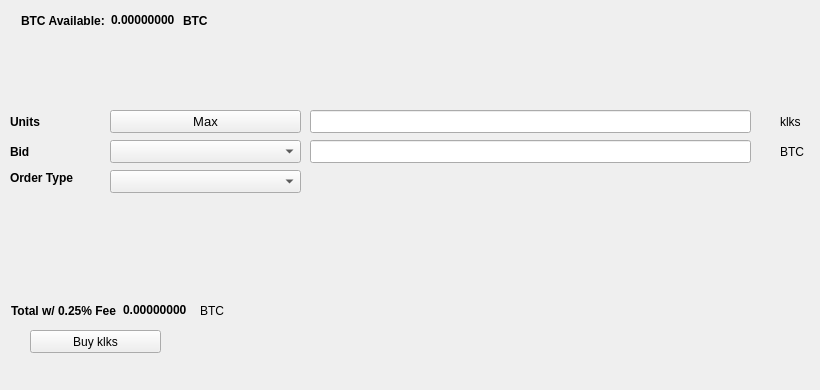
   <widget class="QWidget" name="BuyTab">
    <attribute name="title">
     <string>Buy</string>
    </attribute>
    <widget class="QPushButton" name="Buyklks">
     <property name="geometry">
      <rect>
       <x>30</x>
       <y>330</y>
       <width>131</width>
       <height>23</height>
      </rect>
     </property>
     <property name="text">
      <string>Buy klks</string>
     </property>
     <property name="icon">
      <iconset resource="../klks.qrc">
       <normaloff>:/icons/bitcoin</normaloff>:/icons/bitcoin</iconset>
     </property>
    </widget>
    <widget class="QLabel" name="label_3">
     <property name="geometry">
      <rect>
       <x>10</x>
       <y>110</y>
       <width>46</width>
       <height>23</height>
      </rect>
     </property>
     <property name="font">
      <font>
       <weight>75</weight>
       <bold>true</bold>
      </font>
     </property>
     <property name="text">
      <string>Units</string>
     </property>
    </widget>
    <widget class="QLineEdit" name="UnitsInput">
     <property name="geometry">
      <rect>
       <x>310</x>
       <y>110</y>
       <width>441</width>
       <height>23</height>
      </rect>
     </property>
     <property name="font">
      <font>
       <pointsize>9</pointsize>
       <weight>75</weight>
       <bold>true</bold>
      </font>
     </property>
    </widget>
    <widget class="QLineEdit" name="BuyBidPriceEdit">
     <property name="geometry">
      <rect>
       <x>310</x>
       <y>140</y>
       <width>441</width>
       <height>23</height>
      </rect>
     </property>
     <property name="font">
      <font>
       <pointsize>9</pointsize>
       <weight>75</weight>
       <bold>true</bold>
      </font>
     </property>
    </widget>
    <widget class="QLabel" name="label_4">
     <property name="geometry">
      <rect>
       <x>780</x>
       <y>110</y>
       <width>31</width>
       <height>23</height>
      </rect>
     </property>
     <property name="text">
      <string>klks</string>
     </property>
    </widget>
    <widget class="QLabel" name="label_5">
     <property name="geometry">
      <rect>
       <x>780</x>
       <y>140</y>
       <width>31</width>
       <height>23</height>
      </rect>
     </property>
     <property name="text">
      <string>BTC</string>
     </property>
    </widget>
    <widget class="QLabel" name="label_6">
     <property name="geometry">
      <rect>
       <x>10</x>
       <y>140</y>
       <width>46</width>
       <height>23</height>
      </rect>
     </property>
     <property name="font">
      <font>
       <weight>75</weight>
       <bold>true</bold>
      </font>
     </property>
     <property name="text">
      <string>Bid</string>
     </property>
    </widget>
    <widget class="QLabel" name="label_7">
     <property name="geometry">
      <rect>
       <x>10</x>
       <y>170</y>
       <width>91</width>
       <height>16</height>
      </rect>
     </property>
     <property name="font">
      <font>
       <weight>75</weight>
       <bold>true</bold>
      </font>
     </property>
     <property name="text">
      <string>Order Type</string>
     </property>
    </widget>
    <widget class="QPushButton" name="Buy_Max_Amount">
     <property name="geometry">
      <rect>
       <x>110</x>
       <y>110</y>
       <width>191</width>
       <height>23</height>
      </rect>
     </property>
     <property name="font">
      <font>
       <pointsize>10</pointsize>
      </font>
     </property>
     <property name="text">
      <string>Max</string>
     </property>
    </widget>
    <widget class="QComboBox" name="BuyBidcomboBox">
     <property name="geometry">
      <rect>
       <x>110</x>
       <y>140</y>
       <width>191</width>
       <height>23</height>
      </rect>
     </property>
     <property name="font">
      <font>
       <pointsize>10</pointsize>
      </font>
     </property>
    </widget>
    <widget class="QComboBox" name="buyOrdertypeCombo">
     <property name="geometry">
      <rect>
       <x>110</x>
       <y>170</y>
       <width>191</width>
       <height>23</height>
      </rect>
     </property>
     <property name="font">
      <font>
       <pointsize>10</pointsize>
      </font>
     </property>
    </widget>
    <widget class="QWidget" name="layoutWidget1">
     <property name="geometry">
      <rect>
       <x>21</x>
       <y>11</y>
       <width>227</width>
       <height>19</height>
      </rect>
     </property>
     <layout class="QHBoxLayout" name="horizontalLayout_3">
      <item>
       <widget class="QLabel" name="label232">
        <property name="font">
         <font>
          <weight>75</weight>
          <bold>true</bold>
         </font>
        </property>
        <property name="text">
         <string>BTC Available:</string>
        </property>
       </widget>
      </item>
      <item>
       <widget class="QLabel" name="BtcAvailableLbl">
        <property name="palette">
         <palette>
          <active>
           <colorrole role="WindowText">
            <brush brushstyle="SolidPattern">
             <color alpha="255">
              <red>0</red>
              <green>0</green>
              <blue>0</blue>
             </color>
            </brush>
           </colorrole>
           <colorrole role="Button">
            <brush brushstyle="SolidPattern">
             <color alpha="255">
              <red>0</red>
              <green>170</green>
              <blue>0</blue>
             </color>
            </brush>
           </colorrole>
           <colorrole role="Light">
            <brush brushstyle="SolidPattern">
             <color alpha="255">
              <red>0</red>
              <green>255</green>
              <blue>0</blue>
             </color>
            </brush>
           </colorrole>
           <colorrole role="Midlight">
            <brush brushstyle="SolidPattern">
             <color alpha="255">
              <red>0</red>
              <green>212</green>
              <blue>0</blue>
             </color>
            </brush>
           </colorrole>
           <colorrole role="Dark">
            <brush brushstyle="SolidPattern">
             <color alpha="255">
              <red>0</red>
              <green>85</green>
              <blue>0</blue>
             </color>
            </brush>
           </colorrole>
           <colorrole role="Mid">
            <brush brushstyle="SolidPattern">
             <color alpha="255">
              <red>0</red>
              <green>113</green>
              <blue>0</blue>
             </color>
            </brush>
           </colorrole>
           <colorrole role="Text">
            <brush brushstyle="SolidPattern">
             <color alpha="255">
              <red>0</red>
              <green>170</green>
              <blue>0</blue>
             </color>
            </brush>
           </colorrole>
           <colorrole role="BrightText">
            <brush brushstyle="SolidPattern">
             <color alpha="255">
              <red>255</red>
              <green>255</green>
              <blue>255</blue>
             </color>
            </brush>
           </colorrole>
           <colorrole role="ButtonText">
            <brush brushstyle="SolidPattern">
             <color alpha="255">
              <red>0</red>
              <green>0</green>
              <blue>0</blue>
             </color>
            </brush>
           </colorrole>
           <colorrole role="Base">
            <brush brushstyle="SolidPattern">
             <color alpha="255">
              <red>255</red>
              <green>255</green>
              <blue>255</blue>
             </color>
            </brush>
           </colorrole>
           <colorrole role="Window">
            <brush brushstyle="SolidPattern">
             <color alpha="255">
              <red>0</red>
              <green>170</green>
              <blue>0</blue>
             </color>
            </brush>
           </colorrole>
           <colorrole role="Shadow">
            <brush brushstyle="SolidPattern">
             <color alpha="255">
              <red>0</red>
              <green>0</green>
              <blue>0</blue>
             </color>
            </brush>
           </colorrole>
           <colorrole role="AlternateBase">
            <brush brushstyle="SolidPattern">
             <color alpha="255">
              <red>127</red>
              <green>212</green>
              <blue>127</blue>
             </color>
            </brush>
           </colorrole>
           <colorrole role="ToolTipBase">
            <brush brushstyle="SolidPattern">
             <color alpha="255">
              <red>255</red>
              <green>255</green>
              <blue>220</blue>
             </color>
            </brush>
           </colorrole>
           <colorrole role="ToolTipText">
            <brush brushstyle="SolidPattern">
             <color alpha="255">
              <red>0</red>
              <green>0</green>
              <blue>0</blue>
             </color>
            </brush>
           </colorrole>
          </active>
          <inactive>
           <colorrole role="WindowText">
            <brush brushstyle="SolidPattern">
             <color alpha="255">
              <red>0</red>
              <green>0</green>
              <blue>0</blue>
             </color>
            </brush>
           </colorrole>
           <colorrole role="Button">
            <brush brushstyle="SolidPattern">
             <color alpha="255">
              <red>0</red>
              <green>170</green>
              <blue>0</blue>
             </color>
            </brush>
           </colorrole>
           <colorrole role="Light">
            <brush brushstyle="SolidPattern">
             <color alpha="255">
              <red>0</red>
              <green>255</green>
              <blue>0</blue>
             </color>
            </brush>
           </colorrole>
           <colorrole role="Midlight">
            <brush brushstyle="SolidPattern">
             <color alpha="255">
              <red>0</red>
              <green>212</green>
              <blue>0</blue>
             </color>
            </brush>
           </colorrole>
           <colorrole role="Dark">
            <brush brushstyle="SolidPattern">
             <color alpha="255">
              <red>0</red>
              <green>85</green>
              <blue>0</blue>
             </color>
            </brush>
           </colorrole>
           <colorrole role="Mid">
            <brush brushstyle="SolidPattern">
             <color alpha="255">
              <red>0</red>
              <green>113</green>
              <blue>0</blue>
             </color>
            </brush>
           </colorrole>
           <colorrole role="Text">
            <brush brushstyle="SolidPattern">
             <color alpha="255">
              <red>0</red>
              <green>170</green>
              <blue>0</blue>
             </color>
            </brush>
           </colorrole>
           <colorrole role="BrightText">
            <brush brushstyle="SolidPattern">
             <color alpha="255">
              <red>255</red>
              <green>255</green>
              <blue>255</blue>
             </color>
            </brush>
           </colorrole>
           <colorrole role="ButtonText">
            <brush brushstyle="SolidPattern">
             <color alpha="255">
              <red>0</red>
              <green>0</green>
              <blue>0</blue>
             </color>
            </brush>
           </colorrole>
           <colorrole role="Base">
            <brush brushstyle="SolidPattern">
             <color alpha="255">
              <red>255</red>
              <green>255</green>
              <blue>255</blue>
             </color>
            </brush>
           </colorrole>
           <colorrole role="Window">
            <brush brushstyle="SolidPattern">
             <color alpha="255">
              <red>0</red>
              <green>170</green>
              <blue>0</blue>
             </color>
            </brush>
           </colorrole>
           <colorrole role="Shadow">
            <brush brushstyle="SolidPattern">
             <color alpha="255">
              <red>0</red>
              <green>0</green>
              <blue>0</blue>
             </color>
            </brush>
           </colorrole>
           <colorrole role="AlternateBase">
            <brush brushstyle="SolidPattern">
             <color alpha="255">
              <red>127</red>
              <green>212</green>
              <blue>127</blue>
             </color>
            </brush>
           </colorrole>
           <colorrole role="ToolTipBase">
            <brush brushstyle="SolidPattern">
             <color alpha="255">
              <red>255</red>
              <green>255</green>
              <blue>220</blue>
             </color>
            </brush>
           </colorrole>
           <colorrole role="ToolTipText">
            <brush brushstyle="SolidPattern">
             <color alpha="255">
              <red>0</red>
              <green>0</green>
              <blue>0</blue>
             </color>
            </brush>
           </colorrole>
          </inactive>
          <disabled>
           <colorrole role="WindowText">
            <brush brushstyle="SolidPattern">
             <color alpha="255">
              <red>0</red>
              <green>85</green>
              <blue>0</blue>
             </color>
            </brush>
           </colorrole>
           <colorrole role="Button">
            <brush brushstyle="SolidPattern">
             <color alpha="255">
              <red>0</red>
              <green>170</green>
              <blue>0</blue>
             </color>
            </brush>
           </colorrole>
           <colorrole role="Light">
            <brush brushstyle="SolidPattern">
             <color alpha="255">
              <red>0</red>
              <green>255</green>
              <blue>0</blue>
             </color>
            </brush>
           </colorrole>
           <colorrole role="Midlight">
            <brush brushstyle="SolidPattern">
             <color alpha="255">
              <red>0</red>
              <green>212</green>
              <blue>0</blue>
             </color>
            </brush>
           </colorrole>
           <colorrole role="Dark">
            <brush brushstyle="SolidPattern">
             <color alpha="255">
              <red>0</red>
              <green>85</green>
              <blue>0</blue>
             </color>
            </brush>
           </colorrole>
           <colorrole role="Mid">
            <brush brushstyle="SolidPattern">
             <color alpha="255">
              <red>0</red>
              <green>113</green>
              <blue>0</blue>
             </color>
            </brush>
           </colorrole>
           <colorrole role="Text">
            <brush brushstyle="SolidPattern">
             <color alpha="255">
              <red>0</red>
              <green>85</green>
              <blue>0</blue>
             </color>
            </brush>
           </colorrole>
           <colorrole role="BrightText">
            <brush brushstyle="SolidPattern">
             <color alpha="255">
              <red>255</red>
              <green>255</green>
              <blue>255</blue>
             </color>
            </brush>
           </colorrole>
           <colorrole role="ButtonText">
            <brush brushstyle="SolidPattern">
             <color alpha="255">
              <red>0</red>
              <green>85</green>
              <blue>0</blue>
             </color>
            </brush>
           </colorrole>
           <colorrole role="Base">
            <brush brushstyle="SolidPattern">
             <color alpha="255">
              <red>0</red>
              <green>170</green>
              <blue>0</blue>
             </color>
            </brush>
           </colorrole>
           <colorrole role="Window">
            <brush brushstyle="SolidPattern">
             <color alpha="255">
              <red>0</red>
              <green>170</green>
              <blue>0</blue>
             </color>
            </brush>
           </colorrole>
           <colorrole role="Shadow">
            <brush brushstyle="SolidPattern">
             <color alpha="255">
              <red>0</red>
              <green>0</green>
              <blue>0</blue>
             </color>
            </brush>
           </colorrole>
           <colorrole role="AlternateBase">
            <brush brushstyle="SolidPattern">
             <color alpha="255">
              <red>0</red>
              <green>170</green>
              <blue>0</blue>
             </color>
            </brush>
           </colorrole>
           <colorrole role="ToolTipBase">
            <brush brushstyle="SolidPattern">
             <color alpha="255">
              <red>255</red>
              <green>255</green>
              <blue>220</blue>
             </color>
            </brush>
           </colorrole>
           <colorrole role="ToolTipText">
            <brush brushstyle="SolidPattern">
             <color alpha="255">
              <red>0</red>
              <green>0</green>
              <blue>0</blue>
             </color>
            </brush>
           </colorrole>
          </disabled>
         </palette>
        </property>
        <property name="font">
         <font>
          <weight>75</weight>
          <bold>true</bold>
         </font>
        </property>
        <property name="text">
         <string>0.00000000</string>
        </property>
        <property name="textInteractionFlags">
         <set>Qt::LinksAccessibleByMouse|Qt::TextSelectableByKeyboard|Qt::TextSelectableByMouse</set>
        </property>
       </widget>
      </item>
      <item>
       <widget class="QLabel" name="BtcAvailableLbl_2">
        <property name="font">
         <font>
          <weight>75</weight>
          <bold>true</bold>
         </font>
        </property>
        <property name="text">
         <string>BTC</string>
        </property>
       </widget>
      </item>
     </layout>
    </widget>
    <widget class="QWidget" name="layoutWidge2">
     <property name="geometry">
      <rect>
       <x>11</x>
       <y>301</y>
       <width>259</width>
       <height>19</height>
      </rect>
     </property>
     <layout class="QHBoxLayout" name="horizontalLayout_4">
      <item>
       <widget class="QLabel" name="label_9">
        <property name="font">
         <font>
          <weight>75</weight>
          <bold>true</bold>
         </font>
        </property>
        <property name="text">
         <string>Total w/ 0.25% Fee</string>
        </property>
       </widget>
      </item>
      <item>
       <widget class="QLabel" name="BuyCostLabel">
        <property name="palette">
         <palette>
          <active>
           <colorrole role="WindowText">
            <brush brushstyle="SolidPattern">
             <color alpha="255">
              <red>0</red>
              <green>0</green>
              <blue>0</blue>
             </color>
            </brush>
           </colorrole>
           <colorrole role="Button">
            <brush brushstyle="SolidPattern">
             <color alpha="255">
              <red>0</red>
              <green>170</green>
              <blue>0</blue>
             </color>
            </brush>
           </colorrole>
           <colorrole role="Light">
            <brush brushstyle="SolidPattern">
             <color alpha="255">
              <red>0</red>
              <green>255</green>
              <blue>0</blue>
             </color>
            </brush>
           </colorrole>
           <colorrole role="Midlight">
            <brush brushstyle="SolidPattern">
             <color alpha="255">
              <red>0</red>
              <green>212</green>
              <blue>0</blue>
             </color>
            </brush>
           </colorrole>
           <colorrole role="Dark">
            <brush brushstyle="SolidPattern">
             <color alpha="255">
              <red>0</red>
              <green>85</green>
              <blue>0</blue>
             </color>
            </brush>
           </colorrole>
           <colorrole role="Mid">
            <brush brushstyle="SolidPattern">
             <color alpha="255">
              <red>0</red>
              <green>113</green>
              <blue>0</blue>
             </color>
            </brush>
           </colorrole>
           <colorrole role="Text">
            <brush brushstyle="SolidPattern">
             <color alpha="255">
              <red>0</red>
              <green>170</green>
              <blue>0</blue>
             </color>
            </brush>
           </colorrole>
           <colorrole role="BrightText">
            <brush brushstyle="SolidPattern">
             <color alpha="255">
              <red>255</red>
              <green>255</green>
              <blue>255</blue>
             </color>
            </brush>
           </colorrole>
           <colorrole role="ButtonText">
            <brush brushstyle="SolidPattern">
             <color alpha="255">
              <red>0</red>
              <green>0</green>
              <blue>0</blue>
             </color>
            </brush>
           </colorrole>
           <colorrole role="Base">
            <brush brushstyle="SolidPattern">
             <color alpha="255">
              <red>255</red>
              <green>255</green>
              <blue>255</blue>
             </color>
            </brush>
           </colorrole>
           <colorrole role="Window">
            <brush brushstyle="SolidPattern">
             <color alpha="255">
              <red>0</red>
              <green>170</green>
              <blue>0</blue>
             </color>
            </brush>
           </colorrole>
           <colorrole role="Shadow">
            <brush brushstyle="SolidPattern">
             <color alpha="255">
              <red>0</red>
              <green>0</green>
              <blue>0</blue>
             </color>
            </brush>
           </colorrole>
           <colorrole role="AlternateBase">
            <brush brushstyle="SolidPattern">
             <color alpha="255">
              <red>127</red>
              <green>212</green>
              <blue>127</blue>
             </color>
            </brush>
           </colorrole>
           <colorrole role="ToolTipBase">
            <brush brushstyle="SolidPattern">
             <color alpha="255">
              <red>255</red>
              <green>255</green>
              <blue>220</blue>
             </color>
            </brush>
           </colorrole>
           <colorrole role="ToolTipText">
            <brush brushstyle="SolidPattern">
             <color alpha="255">
              <red>0</red>
              <green>0</green>
              <blue>0</blue>
             </color>
            </brush>
           </colorrole>
          </active>
          <inactive>
           <colorrole role="WindowText">
            <brush brushstyle="SolidPattern">
             <color alpha="255">
              <red>0</red>
              <green>0</green>
              <blue>0</blue>
             </color>
            </brush>
           </colorrole>
           <colorrole role="Button">
            <brush brushstyle="SolidPattern">
             <color alpha="255">
              <red>0</red>
              <green>170</green>
              <blue>0</blue>
             </color>
            </brush>
           </colorrole>
           <colorrole role="Light">
            <brush brushstyle="SolidPattern">
             <color alpha="255">
              <red>0</red>
              <green>255</green>
              <blue>0</blue>
             </color>
            </brush>
           </colorrole>
           <colorrole role="Midlight">
            <brush brushstyle="SolidPattern">
             <color alpha="255">
              <red>0</red>
              <green>212</green>
              <blue>0</blue>
             </color>
            </brush>
           </colorrole>
           <colorrole role="Dark">
            <brush brushstyle="SolidPattern">
             <color alpha="255">
              <red>0</red>
              <green>85</green>
              <blue>0</blue>
             </color>
            </brush>
           </colorrole>
           <colorrole role="Mid">
            <brush brushstyle="SolidPattern">
             <color alpha="255">
              <red>0</red>
              <green>113</green>
              <blue>0</blue>
             </color>
            </brush>
           </colorrole>
           <colorrole role="Text">
            <brush brushstyle="SolidPattern">
             <color alpha="255">
              <red>0</red>
              <green>170</green>
              <blue>0</blue>
             </color>
            </brush>
           </colorrole>
           <colorrole role="BrightText">
            <brush brushstyle="SolidPattern">
             <color alpha="255">
              <red>255</red>
              <green>255</green>
              <blue>255</blue>
             </color>
            </brush>
           </colorrole>
           <colorrole role="ButtonText">
            <brush brushstyle="SolidPattern">
             <color alpha="255">
              <red>0</red>
              <green>0</green>
              <blue>0</blue>
             </color>
            </brush>
           </colorrole>
           <colorrole role="Base">
            <brush brushstyle="SolidPattern">
             <color alpha="255">
              <red>255</red>
              <green>255</green>
              <blue>255</blue>
             </color>
            </brush>
           </colorrole>
           <colorrole role="Window">
            <brush brushstyle="SolidPattern">
             <color alpha="255">
              <red>0</red>
              <green>170</green>
              <blue>0</blue>
             </color>
            </brush>
           </colorrole>
           <colorrole role="Shadow">
            <brush brushstyle="SolidPattern">
             <color alpha="255">
              <red>0</red>
              <green>0</green>
              <blue>0</blue>
             </color>
            </brush>
           </colorrole>
           <colorrole role="AlternateBase">
            <brush brushstyle="SolidPattern">
             <color alpha="255">
              <red>127</red>
              <green>212</green>
              <blue>127</blue>
             </color>
            </brush>
           </colorrole>
           <colorrole role="ToolTipBase">
            <brush brushstyle="SolidPattern">
             <color alpha="255">
              <red>255</red>
              <green>255</green>
              <blue>220</blue>
             </color>
            </brush>
           </colorrole>
           <colorrole role="ToolTipText">
            <brush brushstyle="SolidPattern">
             <color alpha="255">
              <red>0</red>
              <green>0</green>
              <blue>0</blue>
             </color>
            </brush>
           </colorrole>
          </inactive>
          <disabled>
           <colorrole role="WindowText">
            <brush brushstyle="SolidPattern">
             <color alpha="255">
              <red>0</red>
              <green>85</green>
              <blue>0</blue>
             </color>
            </brush>
           </colorrole>
           <colorrole role="Button">
            <brush brushstyle="SolidPattern">
             <color alpha="255">
              <red>0</red>
              <green>170</green>
              <blue>0</blue>
             </color>
            </brush>
           </colorrole>
           <colorrole role="Light">
            <brush brushstyle="SolidPattern">
             <color alpha="255">
              <red>0</red>
              <green>255</green>
              <blue>0</blue>
             </color>
            </brush>
           </colorrole>
           <colorrole role="Midlight">
            <brush brushstyle="SolidPattern">
             <color alpha="255">
              <red>0</red>
              <green>212</green>
              <blue>0</blue>
             </color>
            </brush>
           </colorrole>
           <colorrole role="Dark">
            <brush brushstyle="SolidPattern">
             <color alpha="255">
              <red>0</red>
              <green>85</green>
              <blue>0</blue>
             </color>
            </brush>
           </colorrole>
           <colorrole role="Mid">
            <brush brushstyle="SolidPattern">
             <color alpha="255">
              <red>0</red>
              <green>113</green>
              <blue>0</blue>
             </color>
            </brush>
           </colorrole>
           <colorrole role="Text">
            <brush brushstyle="SolidPattern">
             <color alpha="255">
              <red>0</red>
              <green>85</green>
              <blue>0</blue>
             </color>
            </brush>
           </colorrole>
           <colorrole role="BrightText">
            <brush brushstyle="SolidPattern">
             <color alpha="255">
              <red>255</red>
              <green>255</green>
              <blue>255</blue>
             </color>
            </brush>
           </colorrole>
           <colorrole role="ButtonText">
            <brush brushstyle="SolidPattern">
             <color alpha="255">
              <red>0</red>
              <green>85</green>
              <blue>0</blue>
             </color>
            </brush>
           </colorrole>
           <colorrole role="Base">
            <brush brushstyle="SolidPattern">
             <color alpha="255">
              <red>0</red>
              <green>170</green>
              <blue>0</blue>
             </color>
            </brush>
           </colorrole>
           <colorrole role="Window">
            <brush brushstyle="SolidPattern">
             <color alpha="255">
              <red>0</red>
              <green>170</green>
              <blue>0</blue>
             </color>
            </brush>
           </colorrole>
           <colorrole role="Shadow">
            <brush brushstyle="SolidPattern">
             <color alpha="255">
              <red>0</red>
              <green>0</green>
              <blue>0</blue>
             </color>
            </brush>
           </colorrole>
           <colorrole role="AlternateBase">
            <brush brushstyle="SolidPattern">
             <color alpha="255">
              <red>0</red>
              <green>170</green>
              <blue>0</blue>
             </color>
            </brush>
           </colorrole>
           <colorrole role="ToolTipBase">
            <brush brushstyle="SolidPattern">
             <color alpha="255">
              <red>255</red>
              <green>255</green>
              <blue>220</blue>
             </color>
            </brush>
           </colorrole>
           <colorrole role="ToolTipText">
            <brush brushstyle="SolidPattern">
             <color alpha="255">
              <red>0</red>
              <green>0</green>
              <blue>0</blue>
             </color>
            </brush>
           </colorrole>
          </disabled>
         </palette>
        </property>
        <property name="font">
         <font>
          <weight>75</weight>
          <bold>true</bold>
         </font>
        </property>
        <property name="autoFillBackground">
         <bool>false</bool>
        </property>
        <property name="text">
         <string>0.00000000</string>
        </property>
        <property name="textInteractionFlags">
         <set>Qt::LinksAccessibleByMouse|Qt::TextSelectableByMouse</set>
        </property>
       </widget>
      </item>
      <item>
       <widget class="QLabel" name="label_10">
        <property name="font">
         <font>
          <weight>50</weight>
          <bold>false</bold>
         </font>
        </property>
        <property name="text">
         <string>BTC</string>
        </property>
       </widget>
      </item>
     </layout>
    </widget>
    <widget class="QLabel" name="label_24">
     <property name="geometry">
      <rect>
       <x>460</x>
       <y>300</y>
       <width>281</width>
       <height>81</height>
      </rect>
     </property>
     <property name="text">
      <string/>
     </property>
     <property name="pixmap">
      <pixmap>:/images/bittrex</pixmap>
     </property>
    </widget>
   </widget>
